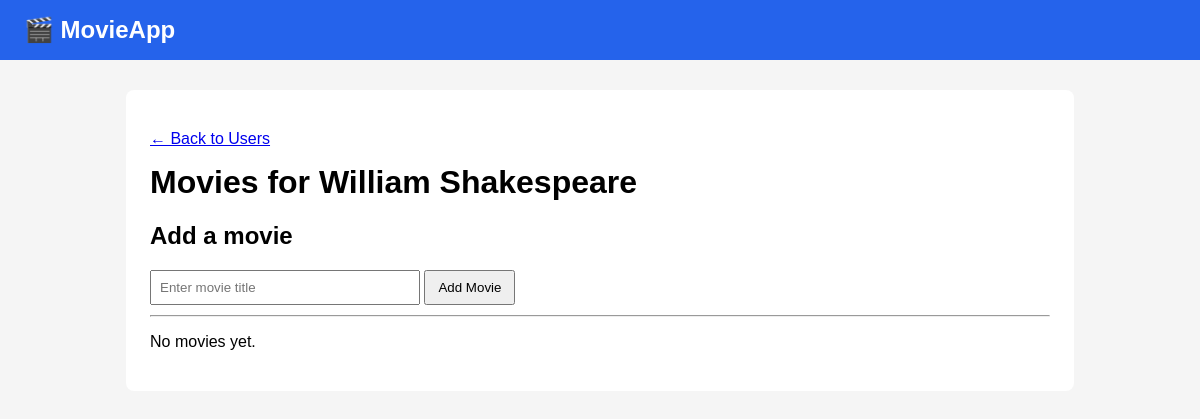
Page /users/3/movies on the earlier database version.
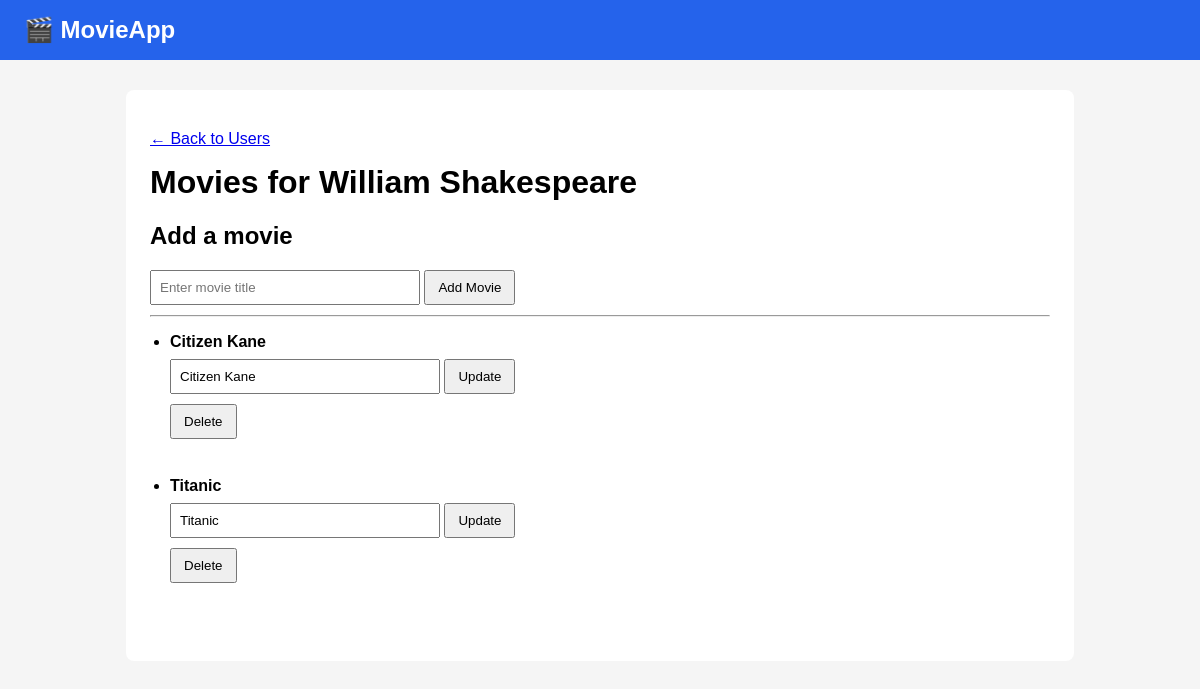
Same page on the later database version.
### models.py (models this page shows)
class User(db.Model):
    __tablename__ = "user"
    id = db.Column(db.Integer, primary_key=True)
    name = db.Column(db.String(80), nullable=False)
    movies = db.relationship(
        "Movie",
        backref="user",
        lazy=True,
        cascade="all, delete-orphan"
    )

class Movie(db.Model):
    __tablename__ = "movie"
    id = db.Column(db.Integer, primary_key=True)
    title = db.Column(db.String(120), nullable=False)
    year = db.Column(db.String(10))
    director = db.Column(db.String(120))
    poster_url = db.Column(db.String(300))
    user_id = db.Column(db.Integer, db.ForeignKey("user.id"), nullable=False)

### app.py (the view)
@app.route("/users/<int:user_id>/movies", methods=["GET"])
def user_movies(user_id):
    user = db.session.get(User, user_id)
    if not user:
        abort(404)
    movies = data_manager.get_movies(user_id)
    return render_template("movies.html", user=user, movies=movies)

### data_manager.py (called while the page is built)
    def get_movies(self, user_id):
        return Movie.query.filter_by(user_id=user_id).order_by(Movie.id).all()

### templates/movies.html (shortened to what this page needs)
{% extends "base.html" %}
{% block content %}
    <p>
        <a href="{{ url_for('home') }}">← Back to Users</a>
    </p>
    <h1>Movies for {{ user.name }}</h1>
    <h2>Add a movie</h2>
    <form action="{{ url_for('add_movie', user_id=user.id) }}" method="post">
        <input type="text" name="title" placeholder="Enter movie title" required>
        <button type="submit">Add Movie</button>
    </form>
    <hr>
    {% if movies %}
        <ul>
            {% for movie in movies %}
                <li>
                    <strong>{{ movie.title }}</strong><br>
                    <form action="{{ url_for('update_movie', user_id=user.id, movie_id=movie.id) }}" method="post" style="margin-top: 8px;">
                        <input type="text" name="new_title" value="{{ movie.title }}" required>
                        <button type="submit">Update</button>
                    </form>
                    <form action="{{ url_for('delete_movie', user_id=user.id, movie_id=movie.id) }}" method="post" style="margin-top: 8px;">
                        <button type="submit">Delete</button>
                    </form>
                </li>
                <br>
            {% endfor %}
        </ul>
    {% else %}
        <p>No movies yet.</p>
    {% endif %}
{% endblock %}

### templates/base.html (shortened to what this page needs)
<!DOCTYPE html>
<html lang="en">
<head>
    <link rel="stylesheet" href="{{ url_for('static', filename='style.css') }}">
</head>
<body>
    <header>
        <nav>
            <a href="{{ url_for('home') }}">🎬 MovieApp</a>
        </nav>
    </header>
    <main class="container">
        {% block content %}{% endblock %}
    </main>
</body>
</html>

### static/style.css (style rules this page uses)
body { font-family: Arial, sans-serif; margin: 0; padding: 0; background: #f5f5f5; }
header { background: #2563eb; color: white; padding: 16px 24px; }
header a { color: white; text-decoration: none; font-weight: bold; font-size: 24px; }
.container { max-width: 900px; margin: 30px auto; background: white; padding: 24px; border-radius: 8px; }
h1, h2 { margin-top: 0; }
ul { padding-left: 20px; }
li { margin-bottom: 20px; }
form { margin-top: 10px; margin-bottom: 10px; }
input[type="text"] { padding: 8px; width: 250px; max-width: 100%; }
button { padding: 8px 12px; cursor: pointer; }

Differences in the rows shown:
added Movie: title "Citizen Kane", new_title "Citizen Kane"
added Movie: title "Titanic", new_title "Titanic"
Other differences:
text no longer shown: "No movies yet."
